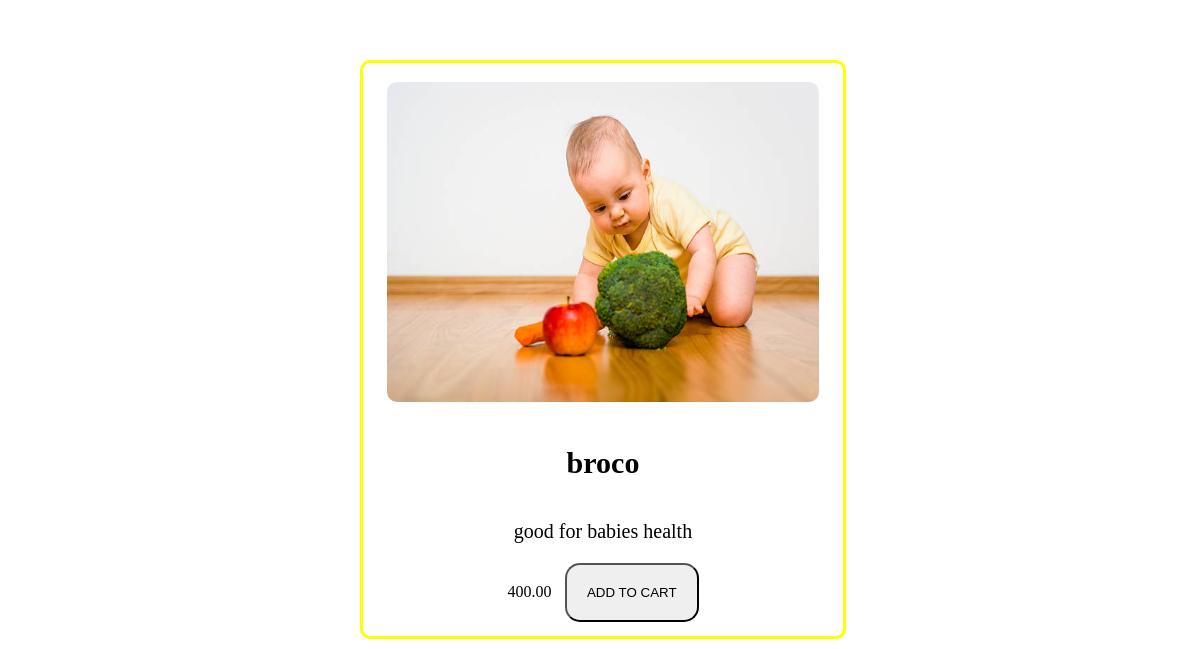
Screenshot of /inventory/products/6 with the database file from the repository.
### inventory/models.py (models this page shows, shortened)
class Product(models.Model):
    Mamamboga = models.ForeignKey(Mamamboga,on_delete=models.CASCADE)
    name = models.CharField(max_length=32)
    description = models.TextField()
    image = models.ImageField(upload_to="image/")
    price = models.DecimalField(max_digits=6,decimal_places=2)
    stock = models.PositiveIntegerField()
    date_created = models.DateTimeField(auto_now_add=True)
    date_updated = models.DateTimeField(auto_now=True)

### inventory/views.py (the view)
# urls.py: path("products/<int:id>",product_details,name="product_details_view"),
def product_details(request,id):
    product = Product.objects.get(id=id)
    return render (request,"inventory/details.html", {"product":product})

### template/inventory/details.html (shortened to what this page needs)
<!DOCTYPE html>
<html lang="en">
<head>
    {% load static %}
    <link rel="stylesheet" href="{% static 'CSS/detail.css' %}">
</head>
<body>
    <img src="{{product.image.url}}"/>
    <h4>{{product.name}}</h4>
    <p>{{product.description}}</p>
    <span>{{product.price}}</span>
   <a href="{% url 'product_list_view' %}"><button>ADD TO CART</button></a>
</body>
</html>

### inventory/static/CSS/detail.css (style rules this page uses)
body { text-align: center; border: solid 3px yellow; width: 40%; margin: 5% 30%; border-radius: 10px; }
img { width: 90%; height: 40vh; margin-top: 4%; border-radius: 10px; }
h4 { font-size: 30px; }
p { font-size: 20px; }
button { padding: 20px; border-radius: 15px; margin-left: 2%; margin-bottom: 3%; }

### rows the page displays
Product: image (picture), name "broco", description "good for babies health", price "400.00"
